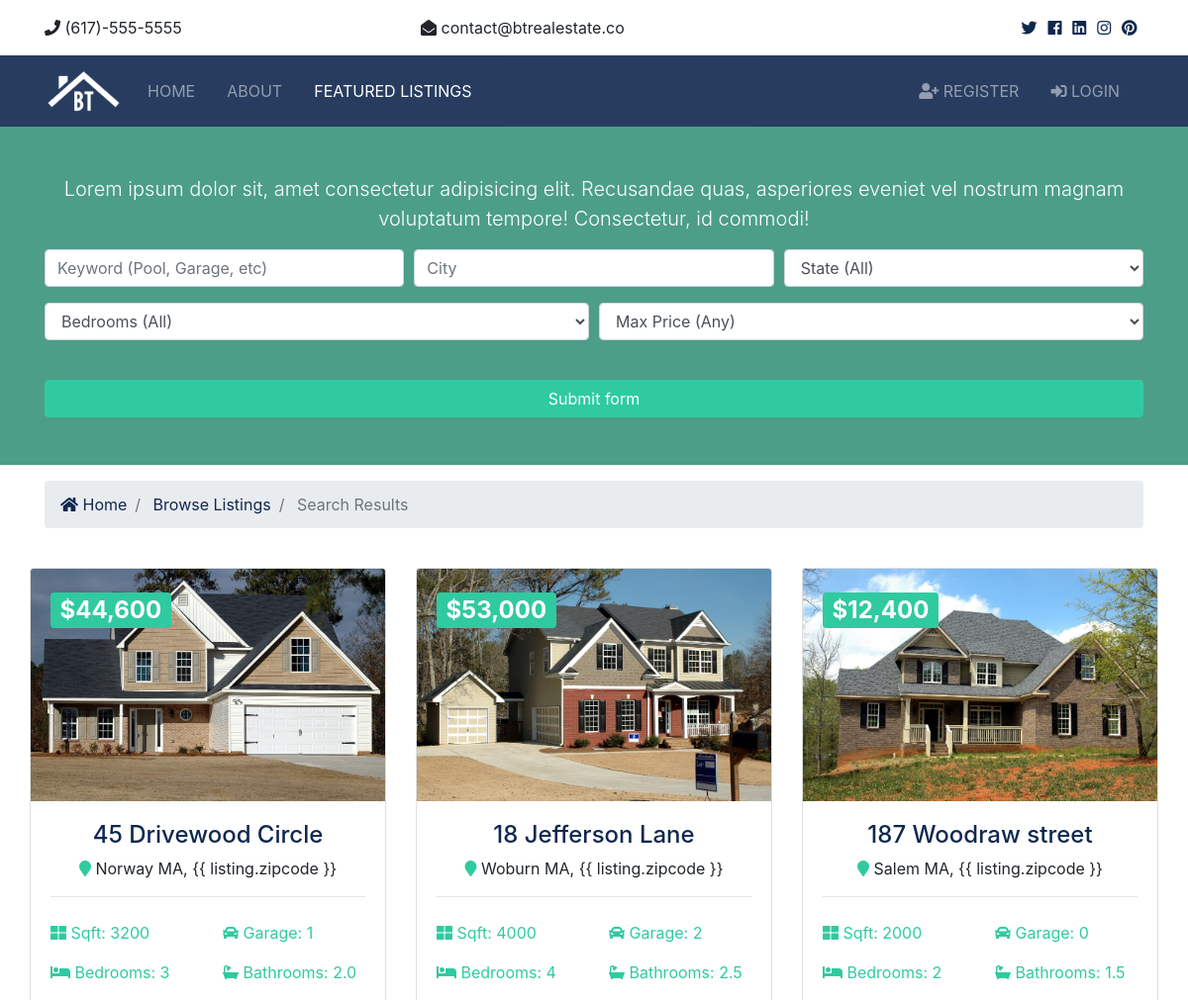
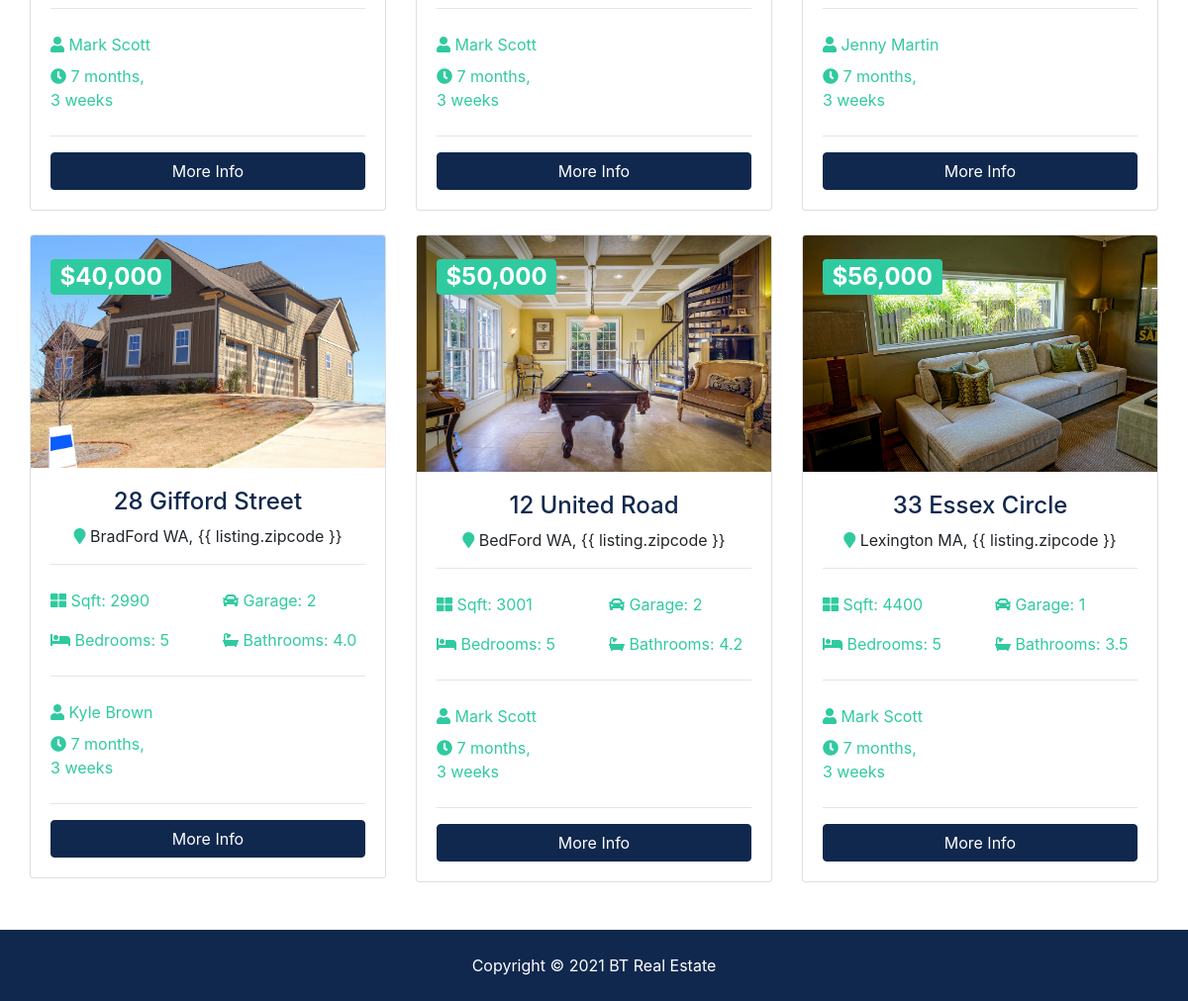
The app's page /listing/search with its own data (2 pictures, top to bottom).
### listings/models.py (models this page shows, shortened)
class Listing(models.Model):
    realtor = models.ForeignKey(Realtor, on_delete=models.DO_NOTHING)
    title = models.CharField(max_length=200)
    address = models.CharField(max_length=200)
    city = models.CharField(max_length=100)
    state = models.CharField(max_length=100)
    zipcode = models.CharField(max_length=50)
    description = models.TextField(blank=True)
    price = models.IntegerField()
    bedrooms = models.IntegerField()
    bathrooms = models.DecimalField(max_digits=2, decimal_places=1)
    garage = models.IntegerField(default=0)
    sqft = models.IntegerField()
    lot_size = models.DecimalField(max_digits=5, decimal_places=1)
    photo_main = models.ImageField(upload_to='photos/%Y/%m/%d/')
    photo_1 = models.ImageField(upload_to='photos/%Y/%m/%d/', blank=True)
    photo_2 = models.ImageField(upload_to='photos/%Y/%m/%d/', blank=True)
    photo_3 = models.ImageField(upload_to='photos/%Y/%m/%d/', blank=True)
    photo_4 = models.ImageField(upload_to='photos/%Y/%m/%d/', blank=True)
    photo_5 = models.ImageField(upload_to='photos/%Y/%m/%d/', blank=True)
    photo_6 = models.ImageField(upload_to='photos/%Y/%m/%d/', blank=True)
    is_published = models.BooleanField(default=True)
    list_date = models.DateTimeField(default=datetime.now, blank=True)

### realtors/models.py (models this page shows)
class Realtor(models.Model):
    name = models.CharField(max_length=200)
    photo = models.ImageField(upload_to='photos/%Y/%m/%d/')
    description = models.TextField(blank=True)
    phone = models.CharField(max_length=200)
    email = models.CharField(max_length=200)
    is_mvp = models.BooleanField(default=False)
    hire_date = models.DateTimeField(default=datetime.now, blank=True)
    def __str__(self):
        return self.name

### listings/views.py (the view)
# urls.py: path('search', views.search, name='search'),
def search(request):
    query_set = Listing.objects.order_by('-list_date')
    if 'keywords' in request.GET:
        keywords = request.GET['keywords']
        if keywords:
            query_set = query_set.filter(description__icontains=keywords)
    if 'city' in request.GET:
        city = request.GET['city']
        if city:
            query_set = query_set.filter(city__iexact=city)
    if 'state' in request.GET:
        state = request.GET['state']
        if state:
            query_set = query_set.filter(state__iexact=state)
    if 'bedrooms' in request.GET:
        bedrooms = request.GET['bedrooms']
        if bedrooms:
            query_set = query_set.filter(bedrooms__iexact=bedrooms)
    if 'price' in request.GET:
        price = request.GET['price']
        if price:
            query_set = query_set.filter(price__lte=price)
    context = {
        'bedroom_choices':bedroom_choices,
        'state_choices':state_choices,
        'price_choices':price_choices,
        'listings':query_set,
        'values':request.GET
    }
    return render(request, 'listings/search.html', context)

### templates/listings/search.html (shortened to what this page needs)
{% extends 'base.html' %}
{% load humanize %}
{% block content %}
<section id="showcase-inner" class="showcase-search text-white py-5">
  <div class="container">
    <div class="row text-center">
      <div class="col-md-12">
        <p class="lead">Lorem ipsum dolor sit, amet consectetur adipisicing elit. Recusandae quas, asperiores eveniet
          vel nostrum magnam
          voluptatum tempore! Consectetur, id commodi!</p>
        <div class="search">
          <form action="{% url 'search' %}">
            <div class="form-row">
              <div class="col-md-4 mb-3">
                <input type="text" name="keywords" class="form-control" placeholder="Keyword (Pool, Garage, etc)"
                  value="{{ values.keywords }}">
              </div>
              <div class="col-md-4 mb-3">
                <input type="text" name="city" class="form-control" placeholder="City" value="{{ values.city }}">
              </div>
              <div class="col-md-4 mb-3">
                <select name="state" class="form-control">
                  <option selected="true" disabled="disabled">State (All)</option>
                </select>
              </div>
            </div>
            <div class="form-row">
              <div class="col-md-6 mb-3">
                <select name="bedrooms" class="form-control">
                  <option selected="true" disabled="disabled">Bedrooms (All)</option>
                </select>
              </div>
              <div class="col-md-6 mb-3">
                <select name="price" class="form-control" id="type">
                  <option selected="true" disabled="disabled">Max Price (Any)</option>
                </select>
              </div>
            </div>
            <button class="btn btn-secondary btn-block mt-4" type="submit">Submit form</button>
          </form>
        </div>
      </div>
    </div>
  </div>
</section>
<section id="bc" class="mt-3">
  <div class="container">
    <nav aria-label="breadcrumb">
      <ol class="breadcrumb">
        <li class="breadcrumb-item">
          <a href="{% url 'index' %}">
            <i class="fas fa-home"></i> Home</a>
        </li>
        <li class="breadcrumb-item">
          <a href="{% url 'listings' %}">Browse Listings</a>
        </li>
        <li class="breadcrumb-item active"> Search Results</li>
      </ol>
    </nav>
  </div>
</section>
<section id="listings" class="py-4">
  <div class="container">
    <div class="row">
      <div class="row">
        {% if listings %}
        {% for listing in listings %}
        <div class="col-md-6 col-lg-4 mb-4">
          <div class="card listing-preview">
            <img class="card-img-top" src="{{ listing.photo_main.url }}" alt="">
            <div class="card-img-overlay">
              <h2>
                <span class="badge badge-secondary text-white">${{ listing.price | intcomma}}</span>
              </h2>
            </div>
            <div class="card-body">
              <div class="listing-heading text-center">
                <h4 class="text-primary">{{ listing.title }}</h4>
                <p>
                  <i class="fas fa-map-marker text-secondary"></i> {{ listing.city }} {{ listing.state }}, {{
                  listing.zipcode }}
                </p>
              </div>
              <hr>
              <div class="row py-2 text-secondary">
                <div class="col-6">
                  <i class="fas fa-th-large"></i> Sqft: {{ listing.sqft }}
                </div>
                <div class="col-6">
                  <i class="fas fa-car"></i> Garage: {{ listing.garage }}
                </div>
              </div>
              <div class="row py-2 text-secondary">
                <div class="col-6">
                  <i class="fas fa-bed"></i> Bedrooms: {{ listing.bedrooms }}
                </div>
                <div class="col-6">
                  <i class="fas fa-bath"></i> Bathrooms: {{ listing.bathrooms }}
                </div>
              </div>
              <hr>
              <div class="row py-2 text-secondary">
                <div class="col-12">
                  <i class="fas fa-user"></i> {{ listing.realtor }}
                </div>
              </div>
              <div class="row text-secondary pb-2">
                <div class="col-6">
                  <i class="fas fa-clock"></i> {{ listing.list_date | timesince }}
                </div>
              </div>
              <hr>
              <a href="{% url 'listing' listing.id %}" class="btn btn-primary btn-block">More Info</a>
            </div>
          </div>
        </div>
        {% endfor %}
        {% else %}
        <h1>No listing available</h1>
        {% endif %}
      </div>
    </div>
  </div>
</section>
{% endblock content %}

### btre/static/css/all.css (style rules this page uses)
.fa, .fas, .far, .fal, .fab { -moz-osx-font-smoothing: grayscale; -webkit-font-smoothing: antialiased; display: inline-block; font-style: normal; font-variant: normal; text-rendering: auto; line-height: 1; }
.fa-bath:before { content: "\f2cd"; }
.fa-bed:before { content: "\f236"; }
.fa-car:before { content: "\f1b9"; }
.fa-clock:before { content: "\f017"; }
.fa-home:before { content: "\f015"; }
.fa-map-marker:before { content: "\f041"; }
.fa-th-large:before { content: "\f009"; }
.fa-user:before { content: "\f007"; }
.fa, .fas { font-family: 'Font Awesome 5 Free'; font-weight: 900; }

### btre/static/css/style.css (style rules this page uses)
.btn-secondary { color: #fff !important; }
img { width: 100%; }
#showcase-inner { background: url(../img/building.jpg) no-repeat top center fixed/cover; position: relative; overflow: hidden; min-height: 200px; }
#showcase-inner::before { content: ''; position: absolute; top: 0; left: 0; min-height: 100%; width: 100%; background: rgba(32, 134, 107, 0.8); }
#showcase-inner.showcase-search { min-height: 270px; }
.listing-preview a { position: relative; }

### records on screen
Listing: photo_main (picture), price "44,600", title "45 Drivewood Circle", city "Norway", state "MA", sqft "3200", garage "1", bedrooms "3", bathrooms "2.0", realtor "Mark Scott", list_date "7 months, 3 weeks"
Listing: photo_main (picture), price "53,000", title "18 Jefferson Lane", city "Woburn", state "MA", sqft "4000", garage "2", bedrooms "4", bathrooms "2.5", realtor "Mark Scott", list_date "7 months, 3 weeks"
Listing: photo_main (picture), price "12,400", title "187 Woodraw street", city "Salem", state "MA", sqft "2000", garage "0", bedrooms "2", bathrooms "1.5", realtor "Jenny Martin", list_date "7 months, 3 weeks"
Listing: photo_main (picture), price "40,000", title "28 Gifford Street", city "BradFord", state "WA", sqft "2990", garage "2", bedrooms "5", bathrooms "4.0", realtor "Kyle Brown", list_date "7 months, 3 weeks"
Listing: photo_main (picture), price "50,000", title "12 United Road", city "BedFord", state "WA", sqft "3001", garage "2", bedrooms "5", bathrooms "4.2", realtor "Mark Scott", list_date "7 months, 3 weeks"
Listing: photo_main (picture), price "56,000", title "33 Essex Circle", city "Lexington", state "MA", sqft "4400", garage "1", bedrooms "5", bathrooms "3.5", realtor "Mark Scott", list_date "7 months, 3 weeks"
